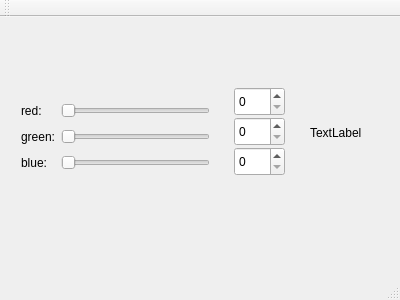
<?xml version="1.0" encoding="UTF-8"?>
<ui version="4.0">
 <class>MainWindow</class>
 <widget class="QMainWindow" name="MainWindow">
  <property name="geometry">
   <rect>
    <x>0</x>
    <y>0</y>
    <width>400</width>
    <height>300</height>
   </rect>
  </property>
  <property name="windowTitle">
   <string>MainWindow</string>
  </property>
  <widget class="QWidget" name="centralWidget">
   <widget class="QWidget" name="gridLayoutWidget">
    <property name="geometry">
     <rect>
      <x>10</x>
      <y>70</y>
      <width>211</width>
      <height>101</height>
     </rect>
    </property>
    <layout class="QGridLayout" name="gridLayout">
     <item row="1" column="1">
      <widget class="QSlider" name="horizontalSliderRed">
       <property name="orientation">
        <enum>Qt::Horizontal</enum>
       </property>
      </widget>
     </item>
     <item row="3" column="0">
      <widget class="QLabel" name="labelBlue">
       <property name="text">
        <string>blue:</string>
       </property>
      </widget>
     </item>
     <item row="1" column="0">
      <widget class="QLabel" name="labelRed">
       <property name="text">
        <string>red:</string>
       </property>
      </widget>
     </item>
     <item row="3" column="1">
      <widget class="QSlider" name="horizontalSliderBlue">
       <property name="orientation">
        <enum>Qt::Horizontal</enum>
       </property>
      </widget>
     </item>
     <item row="2" column="1">
      <widget class="QSlider" name="horizontalSliderGreen">
       <property name="orientation">
        <enum>Qt::Horizontal</enum>
       </property>
      </widget>
     </item>
     <item row="2" column="0">
      <widget class="QLabel" name="labelGreen">
       <property name="text">
        <string>green:</string>
       </property>
      </widget>
     </item>
    </layout>
   </widget>
   <widget class="QLabel" name="colorLabel">
    <property name="geometry">
     <rect>
      <x>310</x>
      <y>90</y>
      <width>62</width>
      <height>51</height>
     </rect>
    </property>
    <property name="text">
     <string>TextLabel</string>
    </property>
   </widget>
   <widget class="QSpinBox" name="spinBoxRed">
    <property name="geometry">
     <rect>
      <x>234</x>
      <y>70</y>
      <width>51</width>
      <height>29</height>
     </rect>
    </property>
   </widget>
   <widget class="QSpinBox" name="spinBoxGreen">
    <property name="geometry">
     <rect>
      <x>234</x>
      <y>100</y>
      <width>51</width>
      <height>29</height>
     </rect>
    </property>
   </widget>
   <widget class="QSpinBox" name="spinBoxBlue">
    <property name="geometry">
     <rect>
      <x>234</x>
      <y>130</y>
      <width>51</width>
      <height>29</height>
     </rect>
    </property>
   </widget>
  </widget>
  <widget class="QMenuBar" name="menuBar">
   <property name="geometry">
    <rect>
     <x>0</x>
     <y>0</y>
     <width>400</width>
     <height>25</height>
    </rect>
   </property>
  </widget>
  <widget class="QToolBar" name="mainToolBar">
   <attribute name="toolBarArea">
    <enum>TopToolBarArea</enum>
   </attribute>
   <attribute name="toolBarBreak">
    <bool>false</bool>
   </attribute>
  </widget>
  <widget class="QStatusBar" name="statusBar"/>
 </widget>
 <layoutdefault spacing="6" margin="11"/>
 <resources/>
 <connections>
  <connection>
   <sender>spinBoxRed</sender>
   <signal>valueChanged(int)</signal>
   <receiver>horizontalSliderRed</receiver>
   <slot>setValue(int)</slot>
   <hints>
    <hint type="sourcelabel">
     <x>241</x>
     <y>126</y>
    </hint>
    <hint type="destinationlabel">
     <x>182</x>
     <y>129</y>
    </hint>
   </hints>
  </connection>
  <connection>
   <sender>horizontalSliderRed</sender>
   <signal>valueChanged(int)</signal>
   <receiver>spinBoxRed</receiver>
   <slot>setValue(int)</slot>
   <hints>
    <hint type="sourcelabel">
     <x>116</x>
     <y>126</y>
    </hint>
    <hint type="destinationlabel">
     <x>252</x>
     <y>119</y>
    </hint>
   </hints>
  </connection>
  <connection>
   <sender>horizontalSliderGreen</sender>
   <signal>valueChanged(int)</signal>
   <receiver>spinBoxGreen</receiver>
   <slot>setValue(int)</slot>
   <hints>
    <hint type="sourcelabel">
     <x>188</x>
     <y>158</y>
    </hint>
    <hint type="destinationlabel">
     <x>252</x>
     <y>159</y>
    </hint>
   </hints>
  </connection>
  <connection>
   <sender>spinBoxGreen</sender>
   <signal>valueChanged(int)</signal>
   <receiver>horizontalSliderGreen</receiver>
   <slot>setValue(int)</slot>
   <hints>
    <hint type="sourcelabel">
     <x>238</x>
     <y>145</y>
    </hint>
    <hint type="destinationlabel">
     <x>208</x>
     <y>160</y>
    </hint>
   </hints>
  </connection>
  <connection>
   <sender>horizontalSliderBlue</sender>
   <signal>valueChanged(int)</signal>
   <receiver>spinBoxBlue</receiver>
   <slot>setValue(int)</slot>
   <hints>
    <hint type="sourcelabel">
     <x>178</x>
     <y>191</y>
    </hint>
    <hint type="destinationlabel">
     <x>245</x>
     <y>191</y>
    </hint>
   </hints>
  </connection>
  <connection>
   <sender>spinBoxBlue</sender>
   <signal>valueChanged(int)</signal>
   <receiver>horizontalSliderBlue</receiver>
   <slot>setValue(int)</slot>
   <hints>
    <hint type="sourcelabel">
     <x>248</x>
     <y>176</y>
    </hint>
    <hint type="destinationlabel">
     <x>174</x>
     <y>188</y>
    </hint>
   </hints>
  </connection>
 </connections>
</ui>
